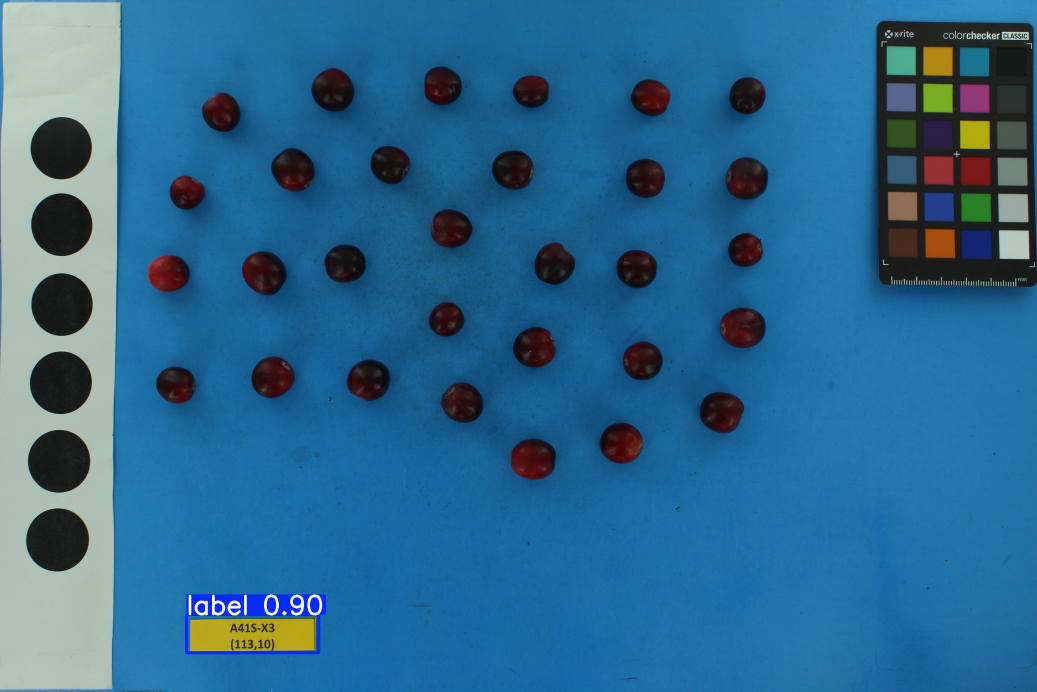
#> input picture src/deteccion.jpg, 5184 x 3456 px (shown at 1/5 size)
$ python -i mask.py   (imports and definitions only)
#> lines starting #> are read from the running program, lines starting #| are printed output that depends on the picture; after the words box and inside, x2 and y2 are one past the last pixel; in counts of white or black regions, pixels touching at a corner belong together
#> further down, picture is the input picture: shape (3456, 5184, 3); mean B, G, R 142.9, 104.7, 44.4

# traitly/internal_structure/mask.py

# ============================================================================
# THIRD-PARTY LIBRARIES
# ============================================================================
import cv2
import numpy as np

# ============================================================================
# LOCAL/INTERNAL IMPORTS
# ===========================================================================
from ..utils.common_functions import is_contour_valid, plot_img

#################################################################################################
# Create fruit mask
#################################################################################################

def create_mask(
    img_hsv,lower_hsv=None, upper_hsv=None,
    n_iteration=1, n_kernel=7, kernel_open = None,
    kernel_close = None, canny_min=30, canny_max=100,
    plot=True, plot_size=(20,10), fig_axis = False,
):
    """
    Creates a binary mask to segment objects from an HSV image using color thresholding, morphological operations and edge detection

    Arguments:

    REQUIRED:
        - img_hsv (numpy.ndarray): Image in HSV format.

    OPTIONAL:
        - lower_hsv (Tuple[int, int, int]): Lower bound for HSV background detection (default: (0,0,0)).
        - upper_hsv (Tuple[int, int, int]): Upper bound for HSV background detection default: (180,255,30).
        - n_iteration (int): Number of iterations for morphological operations.
        - n_kernel (int): Kernel size (odd) for morphological ops when kernel_open/kernel_close are None (default: 7).
        - kernel_open (int): Custom kernel size for opening (overrides n_kernel if set).
        - kernel_close (int): Custom kernel size for closing (overrides n_kernel if set).
        - canny_min (int): First threshold for Canny edge detection.
        - canny_max (int): Second threshold for Canny edge detection.
        - plot (numpy.ndarray): Whether to plot the resulting mask as a binary image.
        - figsize (Tuple[int, int]): Figure size for plotting.

    Returns:
        - Binary mask as 2D numpy array (numpy.dnarray)

    Raises:
        - ValueError: If parameters are invalid
        - TypeError: If input types are incorrect
        - RuntimeError: If image processing fails
    """
#> called with n_iteration = 1, n_kernel = 7, canny_min = 30, canny_max = 100, plot = True, plot_size = (20, 10), fig_axis = False
    try:
        # Input validation
        if not isinstance(img_hsv, np.ndarray):
            raise TypeError("Input image must be a numpy array")

        if img_hsv.ndim != 3 or img_hsv.shape[2] != 3:
            raise ValueError("Image must be in HSV format (3 channels)")

        if not isinstance(n_iteration, int) or n_iteration < 1:
            raise ValueError("n_iteration must be a positive integer")

        if not isinstance(n_kernel, int) or n_kernel < 1 or n_kernel % 2 == 0:
            raise ValueError("n_kernel must be a positive odd integer")

        if img_hsv.dtype != np.uint8:
            raise ValueError("HSV image must be uint8 type (0-180 for H, 0-255 for S/V)")

        # Set default HSV values for black/dark backgrounds if not provided
        if lower_hsv is None:
            lower_hsv = np.array([0, 0, 0], dtype=np.uint8)
        elif isinstance(lower_hsv, list):
            lower_hsv = np.array(lower_hsv, dtype=np.uint8)

        if upper_hsv is None:
            upper_hsv = np.array([180, 250, 50], dtype=np.uint8)
        elif isinstance(upper_hsv, list):
            upper_hsv = np.array(upper_hsv, dtype=np.uint8)

        # Validate HSV bounds
        if not isinstance(lower_hsv, np.ndarray) or lower_hsv.shape != (3,):
            raise ValueError("lower_hsv must be a numpy array with shape (3,)")
        if not isinstance(upper_hsv, np.ndarray) or upper_hsv.shape != (3,):
            raise ValueError("upper_hsv must be a numpy array with shape (3,)")

        if (lower_hsv > upper_hsv).any():
            raise ValueError("All values in lower_hsv must be <= corresponding values in upper_hsv")


        mask_background = cv2.inRange(img_hsv, lower_hsv, upper_hsv) # Create binary mask where [lower_hsv, upper_hsv] are white (255) (background) and others black (0) (fruits/label)
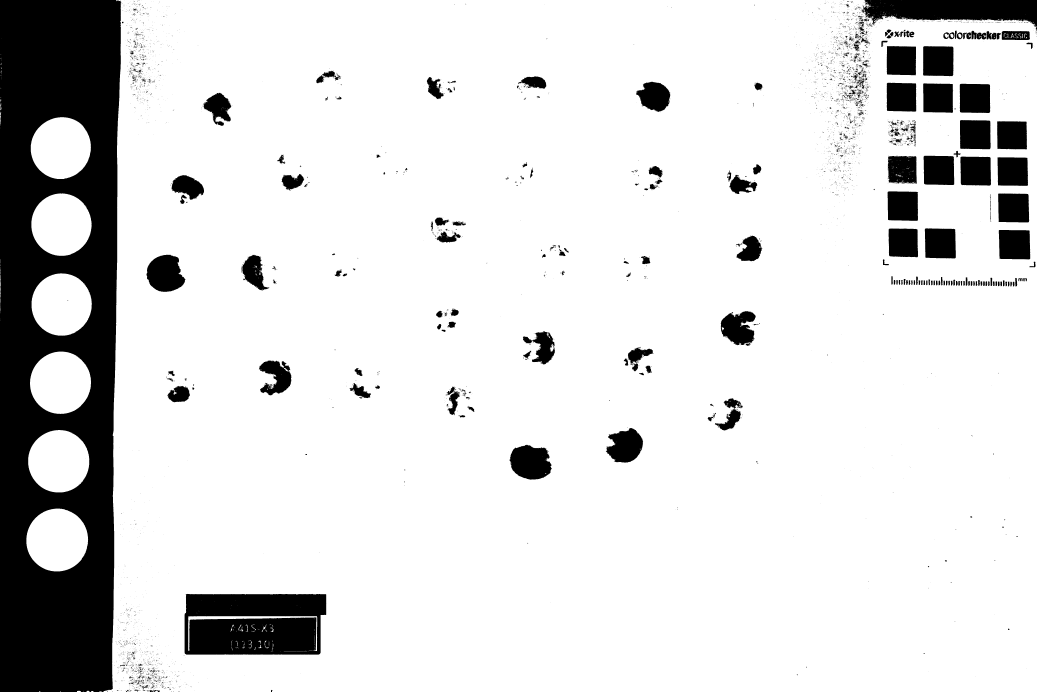
#> mask_background: shape (3456, 5184) (shown at 1/5 size); 86% white; 6903 black regions (6421 under 20 px), largest, box (x1, y1, x2, y2) and area: (0, 0, 606, 3456) 1553956, (923, 2969, 1632, 3273) 196119, (4308, 0, 5184, 157) 83907
        if mask_background is None:
            raise RuntimeError("Failed to create initial mask")

        mask_inverted = cv2.bitwise_not(mask_background) # Invert the binary mask to focus on foreground objects (fruits/label)
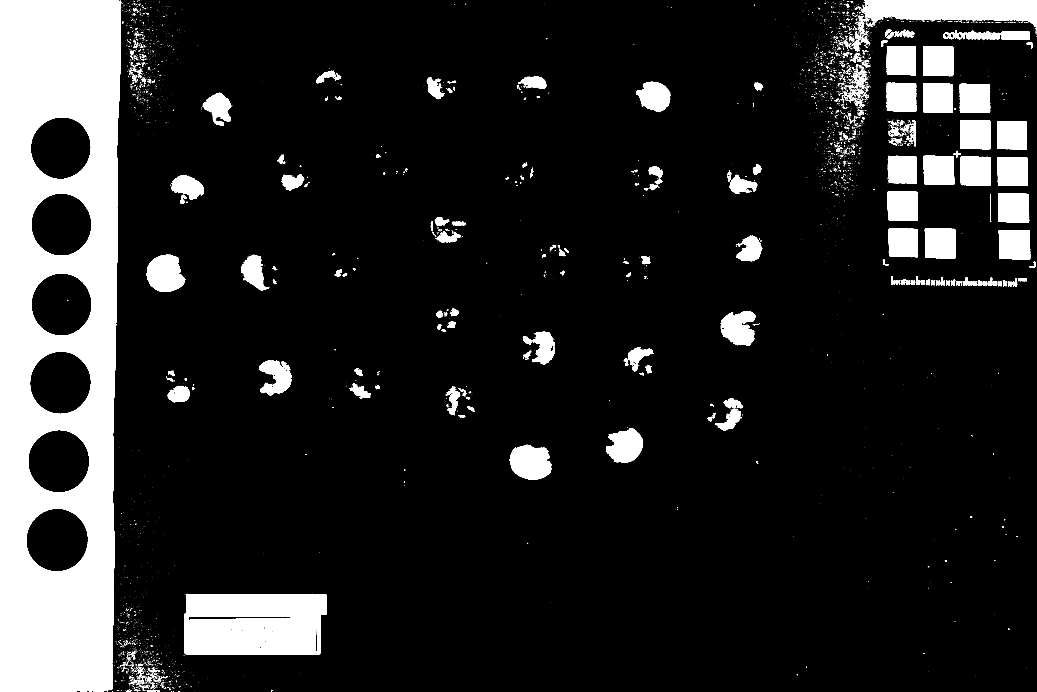
#> mask_inverted: shape (3456, 5184) (shown at 1/5 size); 14% white; 6903 white regions (6421 under 20 px), largest, box (x1, y1, x2, y2) and area: (0, 0, 606, 3456) 1553956, (923, 2969, 1632, 3273) 196119, (4308, 0, 5184, 157) 83907

        kernel_open = kernel_open if kernel_open is not None else n_kernel
        kernel_close = kernel_close if kernel_close is not None else n_kernel

        kernel_o = cv2.getStructuringElement(cv2.MORPH_ELLIPSE, (kernel_open, kernel_open)) # Creates an elliptical kernel for morphological operations
        kernel_c = cv2.getStructuringElement(cv2.MORPH_ELLIPSE, (kernel_close, kernel_close))

        mask_open = cv2.morphologyEx(mask_inverted, cv2.MORPH_OPEN, kernel_o, iterations=n_iteration) # Opening (erosion followed by dilation) to remove small noise
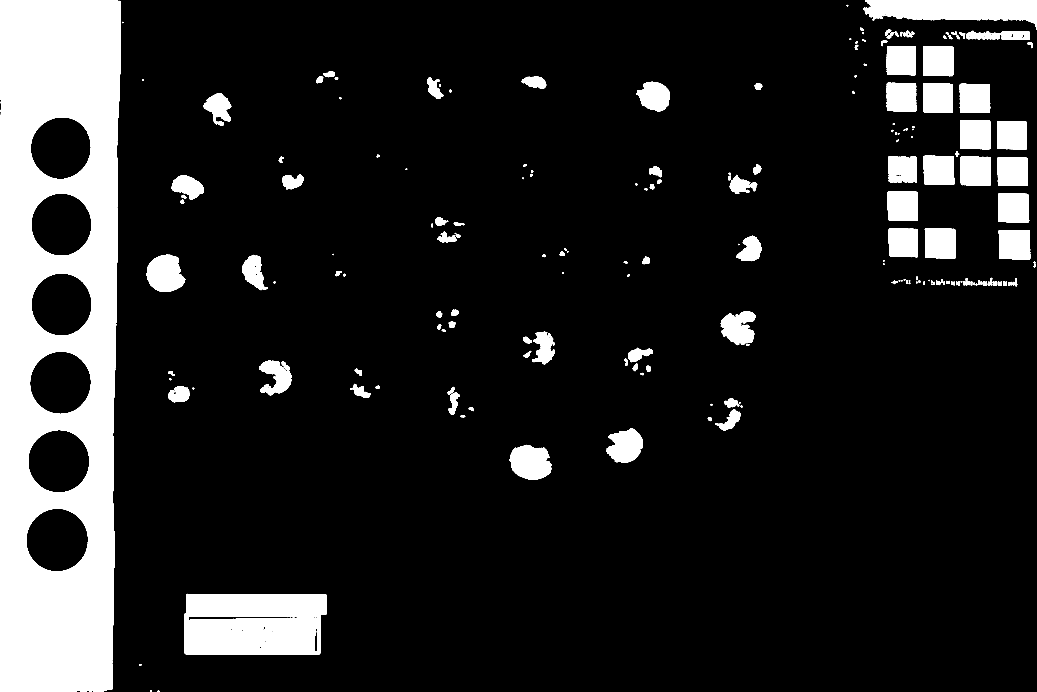
#> mask_open: shape (3456, 5184) (shown at 1/5 size); 13.7% white; 225 white regions, largest, box (x1, y1, x2, y2) and area: (0, 0, 605, 3456) 1553344, (923, 2969, 1631, 3273) 195236, (4317, 0, 5184, 133) 80959
        mask_closed = cv2.morphologyEx(mask_open, cv2.MORPH_CLOSE, kernel_c, iterations=n_iteration) # Closing (dilation followed by erosion) to fill small holes
#> mask_closed: shape (3456, 5184); 13.7% white; 156 white regions (1 under 20 px), largest, box (x1, y1, x2, y2) and area: (0, 0, 605, 3456) 1554276, (923, 2969, 1631, 3273) 198579, (4317, 0, 5184, 148) 81539

        blurred = cv2.GaussianBlur(mask_closed, (n_kernel, n_kernel), 0) # Applies Gaussian blur to smooth edges
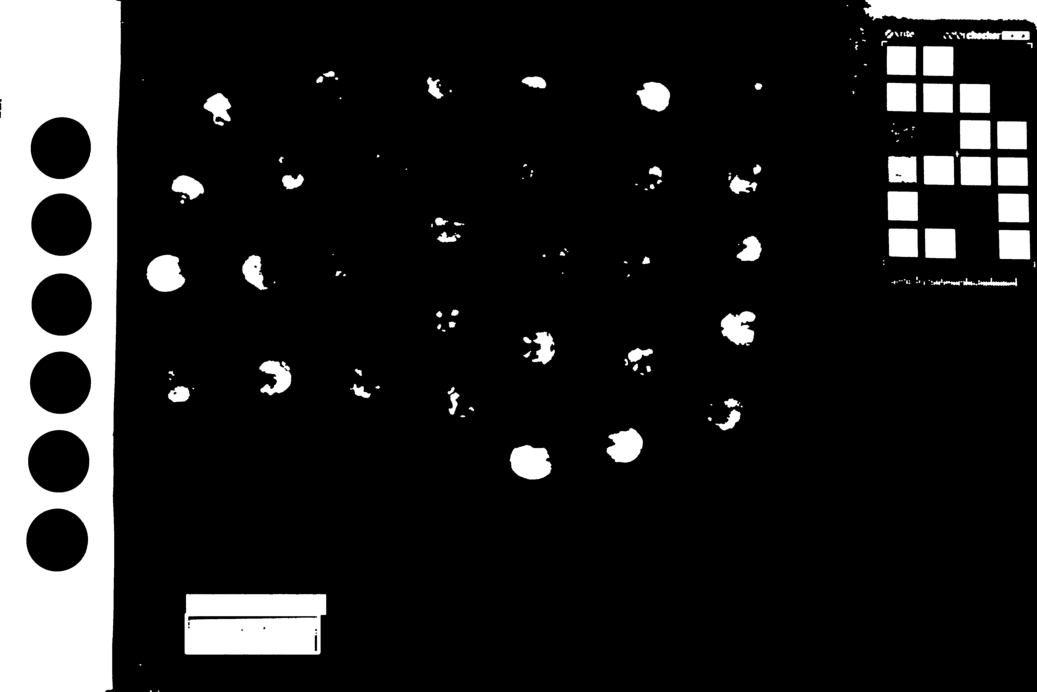
#> blurred: shape (3456, 5184) (shown at 1/5 size); min 0, max 255, mean 35
        edges = cv2.Canny(blurred, canny_min, canny_max) # Detects edges using the Canny algorithm
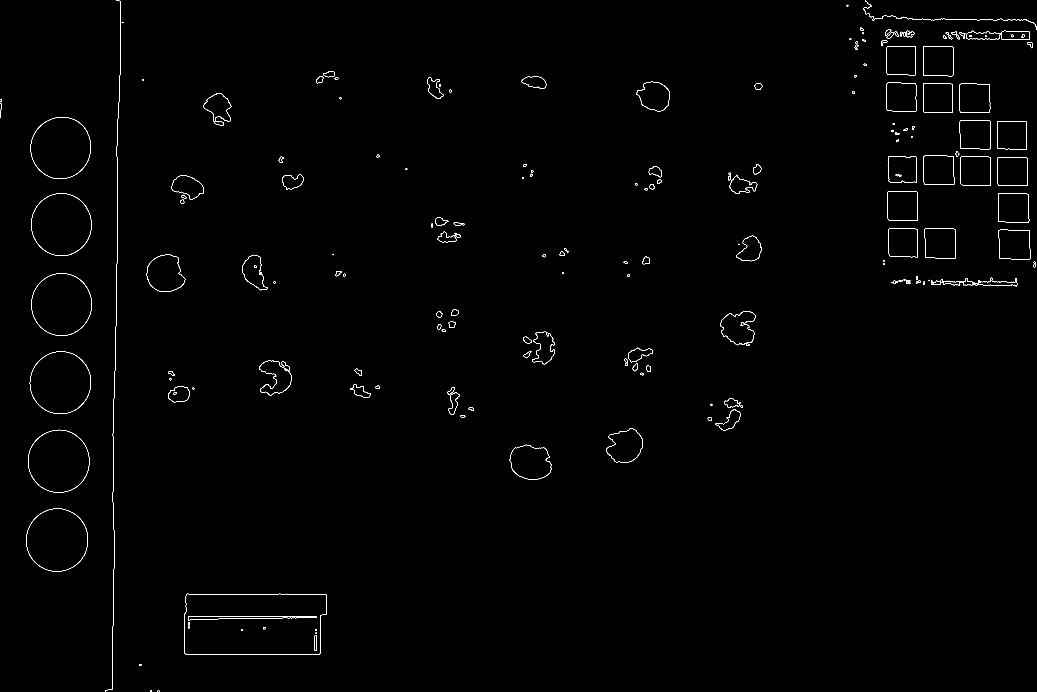
#> edges: shape (3456, 5184) (shown at 1/5 size); 0.26% white in thin lines or dots

        final_mask = cv2.bitwise_or(mask_closed, edges) # Combines the closed mask with edges to refine boundaries
#> final_mask: shape (3456, 5184); 13.9% white; 157 white regions (4 under 20 px), largest, box (x1, y1, x2, y2) and area: (0, 0, 605, 3456) 1558041, (922, 2969, 1631, 3273) 200288, (4317, 0, 5184, 148) 82125

        if plot:# Displays the final mask with/without axes based on the `axis` parameter
            plot_img(final_mask,
                     fig_axis=fig_axis,
                     plot_size=plot_size,
                     metadata = False, gray = True)
#> (this line was passed over: traitly is not available in this run)

        return final_mask

    except cv2.error as e:
        raise RuntimeError(f"OpenCV error: {str(e)}")
    except Exception as e:
        raise RuntimeError(f"Unexpected error: {str(e)}")


#################################################################################################
# Detect fruit contours in a binary mask
#################################################################################################

# [337 lines left out: functions find_fruits, merge_locules_func, not called in this run]

>>> import cv2
>>> picture = cv2.imread('../../src/deteccion.jpg')
>>> result = create_mask(picture)
